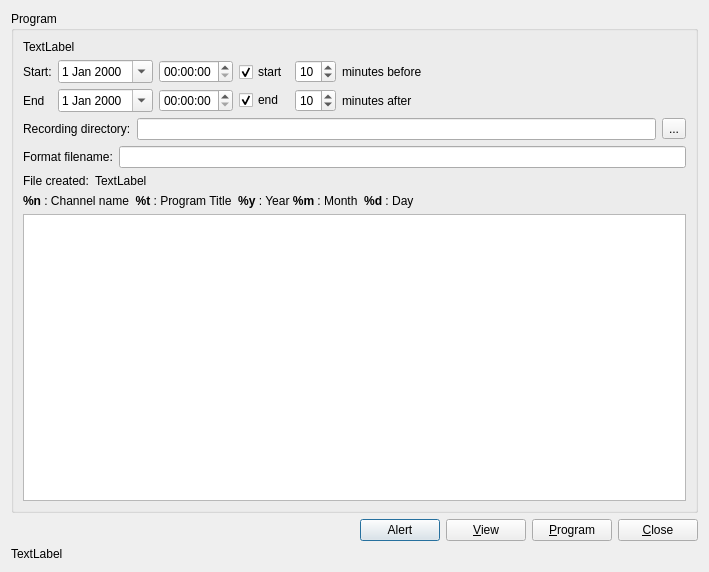
<?xml version="1.0" encoding="UTF-8"?>
<ui version="4.0">
 <class>Program</class>
 <widget class="QDialog" name="Program">
  <property name="geometry">
   <rect>
    <x>0</x>
    <y>0</y>
    <width>709</width>
    <height>572</height>
   </rect>
  </property>
  <property name="windowTitle">
   <string>Program</string>
  </property>
  <layout class="QGridLayout">
   <item row="0" column="0">
    <widget class="QGroupBox" name="programName">
     <property name="sizePolicy">
      <sizepolicy hsizetype="Preferred" vsizetype="MinimumExpanding">
       <horstretch>0</horstretch>
       <verstretch>0</verstretch>
      </sizepolicy>
     </property>
     <property name="title">
      <string>Program</string>
     </property>
     <layout class="QGridLayout">
      <item row="0" column="0">
       <layout class="QVBoxLayout">
        <item>
         <layout class="QHBoxLayout">
          <item>
           <widget class="QLabel" name="channel">
            <property name="text">
             <string>TextLabel</string>
            </property>
           </widget>
          </item>
         </layout>
        </item>
        <item>
         <layout class="QHBoxLayout">
          <item>
           <layout class="QVBoxLayout">
            <item>
             <widget class="QLabel" name="label_2">
              <property name="text">
               <string>Start:</string>
              </property>
             </widget>
            </item>
            <item>
             <widget class="QLabel" name="label_3">
              <property name="text">
               <string>End</string>
              </property>
             </widget>
            </item>
           </layout>
          </item>
          <item>
           <layout class="QVBoxLayout">
            <item>
             <widget class="QDateEdit" name="beginDate">
              <property name="calendarPopup">
               <bool>true</bool>
              </property>
             </widget>
            </item>
            <item>
             <widget class="QDateEdit" name="endDate">
              <property name="calendarPopup">
               <bool>true</bool>
              </property>
             </widget>
            </item>
           </layout>
          </item>
          <item>
           <layout class="QVBoxLayout">
            <item>
             <widget class="QTimeEdit" name="beginHour">
              <property name="calendarPopup">
               <bool>true</bool>
              </property>
             </widget>
            </item>
            <item>
             <widget class="QTimeEdit" name="endHour">
              <property name="calendarPopup">
               <bool>true</bool>
              </property>
             </widget>
            </item>
           </layout>
          </item>
          <item>
           <layout class="QVBoxLayout">
            <item>
             <widget class="QCheckBox" name="checkBoxAvant">
              <property name="text">
               <string>start</string>
              </property>
              <property name="checked">
               <bool>true</bool>
              </property>
             </widget>
            </item>
            <item>
             <widget class="QCheckBox" name="checkBoxAjouter">
              <property name="text">
               <string>end</string>
              </property>
              <property name="checked">
               <bool>true</bool>
              </property>
             </widget>
            </item>
           </layout>
          </item>
          <item>
           <layout class="QVBoxLayout" name="verticalLayout">
            <item>
             <widget class="QSpinBox" name="before">
              <property name="value">
               <number>10</number>
              </property>
             </widget>
            </item>
            <item>
             <widget class="QSpinBox" name="after">
              <property name="value">
               <number>10</number>
              </property>
             </widget>
            </item>
           </layout>
          </item>
          <item>
           <layout class="QVBoxLayout">
            <item>
             <widget class="QLabel" name="label_5">
              <property name="text">
               <string>minutes before</string>
              </property>
             </widget>
            </item>
            <item>
             <widget class="QLabel" name="label_4">
              <property name="text">
               <string>minutes after</string>
              </property>
             </widget>
            </item>
           </layout>
          </item>
          <item>
           <spacer name="horizontalSpacer">
            <property name="orientation">
             <enum>Qt::Horizontal</enum>
            </property>
            <property name="sizeHint" stdset="0">
             <size>
              <width>40</width>
              <height>20</height>
             </size>
            </property>
           </spacer>
          </item>
         </layout>
        </item>
        <item>
         <layout class="QGridLayout" name="gridLayout_6">
          <item row="0" column="0">
           <widget class="QLabel" name="label_8">
            <property name="text">
             <string>Recording directory:</string>
            </property>
           </widget>
          </item>
          <item row="0" column="1">
           <widget class="QLineEdit" name="directory"/>
          </item>
          <item row="0" column="2">
           <widget class="QToolButton" name="directoryButton">
            <property name="text">
             <string>...</string>
            </property>
           </widget>
          </item>
         </layout>
        </item>
        <item>
         <layout class="QHBoxLayout">
          <item>
           <widget class="QLabel" name="label">
            <property name="text">
             <string>Format filename:</string>
            </property>
           </widget>
          </item>
          <item>
           <widget class="QLineEdit" name="filename"/>
          </item>
         </layout>
        </item>
        <item>
         <layout class="QHBoxLayout" name="horizontalLayout">
          <item>
           <widget class="QLabel" name="label_7">
            <property name="sizePolicy">
             <sizepolicy hsizetype="Maximum" vsizetype="Preferred">
              <horstretch>0</horstretch>
              <verstretch>0</verstretch>
             </sizepolicy>
            </property>
            <property name="text">
             <string>File created:</string>
            </property>
           </widget>
          </item>
          <item>
           <widget class="QLabel" name="overviewFilename">
            <property name="text">
             <string>TextLabel</string>
            </property>
           </widget>
          </item>
         </layout>
        </item>
        <item>
         <widget class="QLabel" name="label_6">
          <property name="text">
           <string>&lt;!DOCTYPE HTML PUBLIC &quot;-//W3C//DTD HTML 4.0//EN&quot; &quot;http://www.w3.org/TR/REC-html40/strict.dtd&quot;&gt;
&lt;html&gt;&lt;head&gt;&lt;meta name=&quot;qrichtext&quot; content=&quot;1&quot; /&gt;&lt;style type=&quot;text/css&quot;&gt;
p, li { white-space: pre-wrap; }
&lt;/style&gt;&lt;/head&gt;&lt;body style=&quot; font-family:'Sans Serif'; font-size:9pt; font-weight:400; font-style:normal;&quot;&gt;
&lt;p style=&quot; margin-top:0px; margin-bottom:0px; margin-left:0px; margin-right:0px; -qt-block-indent:0; text-indent:0px;&quot;&gt;&lt;span style=&quot; font-weight:600;&quot;&gt;%n&lt;/span&gt; : Channel name  &lt;span style=&quot; font-weight:600;&quot;&gt;%t&lt;/span&gt; : Program Title  &lt;span style=&quot; font-weight:600;&quot;&gt;%y&lt;/span&gt; : Year &lt;span style=&quot; font-weight:600;&quot;&gt;%m&lt;/span&gt; : Month  &lt;span style=&quot; font-weight:600;&quot;&gt;%d&lt;/span&gt; : Day&lt;/p&gt;&lt;/body&gt;&lt;/html&gt;</string>
          </property>
         </widget>
        </item>
        <item>
         <widget class="QTextBrowser" name="desc">
          <property name="sizePolicy">
           <sizepolicy hsizetype="Expanding" vsizetype="MinimumExpanding">
            <horstretch>0</horstretch>
            <verstretch>0</verstretch>
           </sizepolicy>
          </property>
         </widget>
        </item>
       </layout>
      </item>
     </layout>
    </widget>
   </item>
   <item row="1" column="0">
    <layout class="QHBoxLayout">
     <item>
      <spacer>
       <property name="orientation">
        <enum>Qt::Horizontal</enum>
       </property>
       <property name="sizeHint" stdset="0">
        <size>
         <width>40</width>
         <height>20</height>
        </size>
       </property>
      </spacer>
     </item>
     <item>
      <widget class="QPushButton" name="alertButton">
       <property name="text">
        <string>Alert</string>
       </property>
      </widget>
     </item>
     <item>
      <widget class="QPushButton" name="viewButton">
       <property name="text">
        <string>&amp;View</string>
       </property>
      </widget>
     </item>
     <item>
      <widget class="QPushButton" name="addButton">
       <property name="text">
        <string>&amp;Program</string>
       </property>
      </widget>
     </item>
     <item>
      <widget class="QPushButton" name="close">
       <property name="text">
        <string>&amp;Close</string>
       </property>
      </widget>
     </item>
    </layout>
   </item>
   <item row="2" column="0">
    <widget class="QLabel" name="labelInfo">
     <property name="sizePolicy">
      <sizepolicy hsizetype="Preferred" vsizetype="Maximum">
       <horstretch>0</horstretch>
       <verstretch>0</verstretch>
      </sizepolicy>
     </property>
     <property name="text">
      <string>TextLabel</string>
     </property>
    </widget>
   </item>
  </layout>
 </widget>
 <resources/>
 <connections>
  <connection>
   <sender>close</sender>
   <signal>clicked()</signal>
   <receiver>Program</receiver>
   <slot>reject()</slot>
   <hints>
    <hint type="sourcelabel">
     <x>617</x>
     <y>233</y>
    </hint>
    <hint type="destinationlabel">
     <x>342</x>
     <y>142</y>
    </hint>
   </hints>
  </connection>
  <connection>
   <sender>addButton</sender>
   <signal>clicked()</signal>
   <receiver>Program</receiver>
   <slot>accept()</slot>
   <hints>
    <hint type="sourcelabel">
     <x>480</x>
     <y>367</y>
    </hint>
    <hint type="destinationlabel">
     <x>306</x>
     <y>207</y>
    </hint>
   </hints>
  </connection>
 </connections>
</ui>
